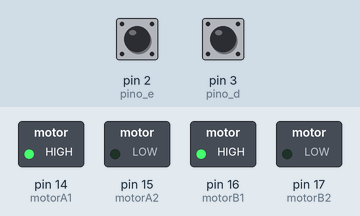
A sketch run on a simulated Arduino Uno, built with avr-gcc and run on an emulated ATmega328P. Parts: switched loads named in the sketch (green lamp = pin HIGH). Inputs (shaded band) come from the test bench; at power-on: pin 2 (pino_e) HIGH, pin 3 (pino_d) HIGH. What the sketch prints to the serial monitor is not drawn.

Above: at 0.1 s.
Timing chart, 0 to 1.6 s (numbered marks = the images above):
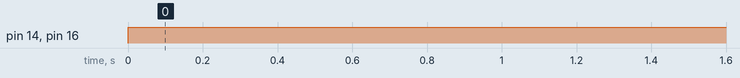

The sketch:

Motor_Encoder.ino
```cpp
int pino_e = 2;
int pino_d = 3;

const int motorA1 =  14;
const int motorA2  = 15;
const int motorB1 =  16;
const int motorB2 =  17;

int rpm_e;
volatile byte pulsos_e;
unsigned long timeold_e;

int rpm_d;
volatile byte pulsos_d;
unsigned long timeold_d;

//Altere o numero abaixo de acordo com o seu disco encoder
unsigned int pulsos_por_volta = 20;

void contador_e(){  //Incrementa contador
  pulsos_e++;
}

void contador_d(){  //Incrementa contador
  pulsos_d++;
}

void setup(){

  pinMode( motorA1 , OUTPUT);
  pinMode( motorA2 , OUTPUT);

  pinMode( motorB1 , OUTPUT);
  pinMode( motorB2 , OUTPUT);

  Serial.begin(9600);  //Pino do sensor como entrada

  pinMode(pino_e, INPUT);  //Interrupcao 0 - pino digital 2
  pinMode(pino_d, INPUT);  //Interrupcao 0 - pino digital 3

//Aciona o contador a cada pulso

 attachInterrupt(0, contador_e, FALLING);
 pulsos_e = 0;
 rpm_e = 0;
 timeold_e = 0;

 attachInterrupt(digitalPinToInterrupt(3), contador_d, FALLING);
 pulsos_d = 0;
 rpm_d = 0;
 timeold_d = 0;
}

void loop(){
 //Atualiza contador a cada segundo
  digitalWrite(motorA1 , HIGH);
  digitalWrite(motorA2 , LOW);

  digitalWrite(motorB1 , HIGH);
  digitalWrite(motorB2 , LOW);

  //Atualiza contador da esquerda a cada segundo
 if (millis() - timeold_e >= 1000)  {   //Desabilita interrupcao durante o calculo
  detachInterrupt(0);
  rpm_e = (60 * 1000 / pulsos_por_volta ) / (millis() - timeold_e) * pulsos_e;
  timeold_e = millis();
  pulsos_e = 0;
  //Mostra o valor de RPM do motor da esquerda no serial monitor
  Serial.print("RPM Esquerda = ");
  Serial.println(rpm_e, DEC);    //Habilita interrupcao
  attachInterrupt(0, contador_e, FALLING);

  //Desabilita interrupcao durante o calculo
  detachInterrupt(digitalPinToInterrupt(3));
  rpm_d = (60 * 1000 / pulsos_por_volta ) / (millis() - timeold_d) * pulsos_d;
  timeold_d = millis();
  pulsos_d = 0;
  //Mostra o valor de RPM do motor da direita no serial monitor
  Serial.print("RPM Direita = ");
  Serial.println(rpm_d, DEC);    //Habilita interrupcao
  attachInterrupt(digitalPinToInterrupt(3), contador_d, FALLING);
  }
}
```

Measured:
- by itself, pin 14 (motorA1), pin 16 (motorB1): LOW → HIGH at 0.00 s
